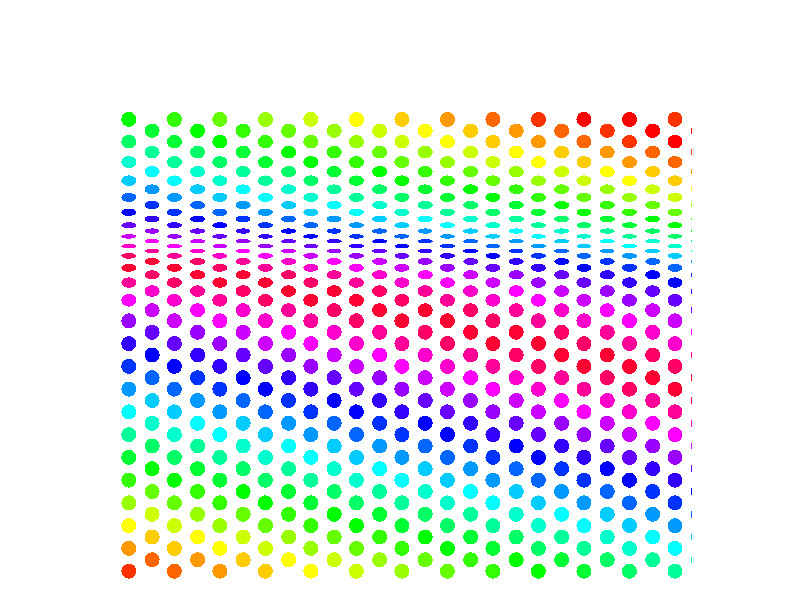

R code for this plot:
## ---- chunk 1
library(tidyverse)
## ---- chunk 2

## ---- chunk 3



g<-ggplot()+ theme(panel.background = element_rect(fill="white", colour='white'),
                   panel.grid.major = element_blank(),
                   panel.grid.minor = element_blank())

  for(i in seq(.03, .97, length=13)){
    for(j in seq(.03, .97, length=49)){
        k=0
        w<-(1:49)[j==seq(.03, .97, length=49)]
        z<-(1:13)[i==seq(.03, .97, length=13)]
        shrink<-c(rep(1, 22), seq(1, .3, length=10), rep(.3,2), seq(.3,1, length=15) )
        adjust<-1-shrink
        if (w/2 ==round(w/2) ){k=.04}
      circle.pos<-data.frame(
        x.coord<-sin(seq(0, 2*pi, length=400))*1/78+i+k,
        y.coord<-cos(seq(0, 2*pi, length=400))*1/78*shrink[w]+j-sum(adjust[1:w]*.016)
        )
      g<-g+geom_polygon(data=circle.pos,
                   aes_string(x=x.coord, y=y.coord),
                   fill=c(rainbow(30), rev(rainbow(30)), rainbow(30))[z+w])
    }
  }
  
 
  
g<-g+ coord_fixed()+
  scale_x_continuous(limits = c(0,1), expand = c(0, 0)) +
  scale_y_continuous(limits = c(0,1), expand = c(0, 0))+
  theme(axis.title.x=element_blank(),
        axis.text.x=element_blank(),
        axis.ticks.x=element_blank(),
        axis.title.y=element_blank(),
        axis.text.y=element_blank(),
        axis.ticks.y=element_blank())

png("hesitatehighres.png", units='in', width=4, height=4, res = 600)
g # Make plot
dev.off()

